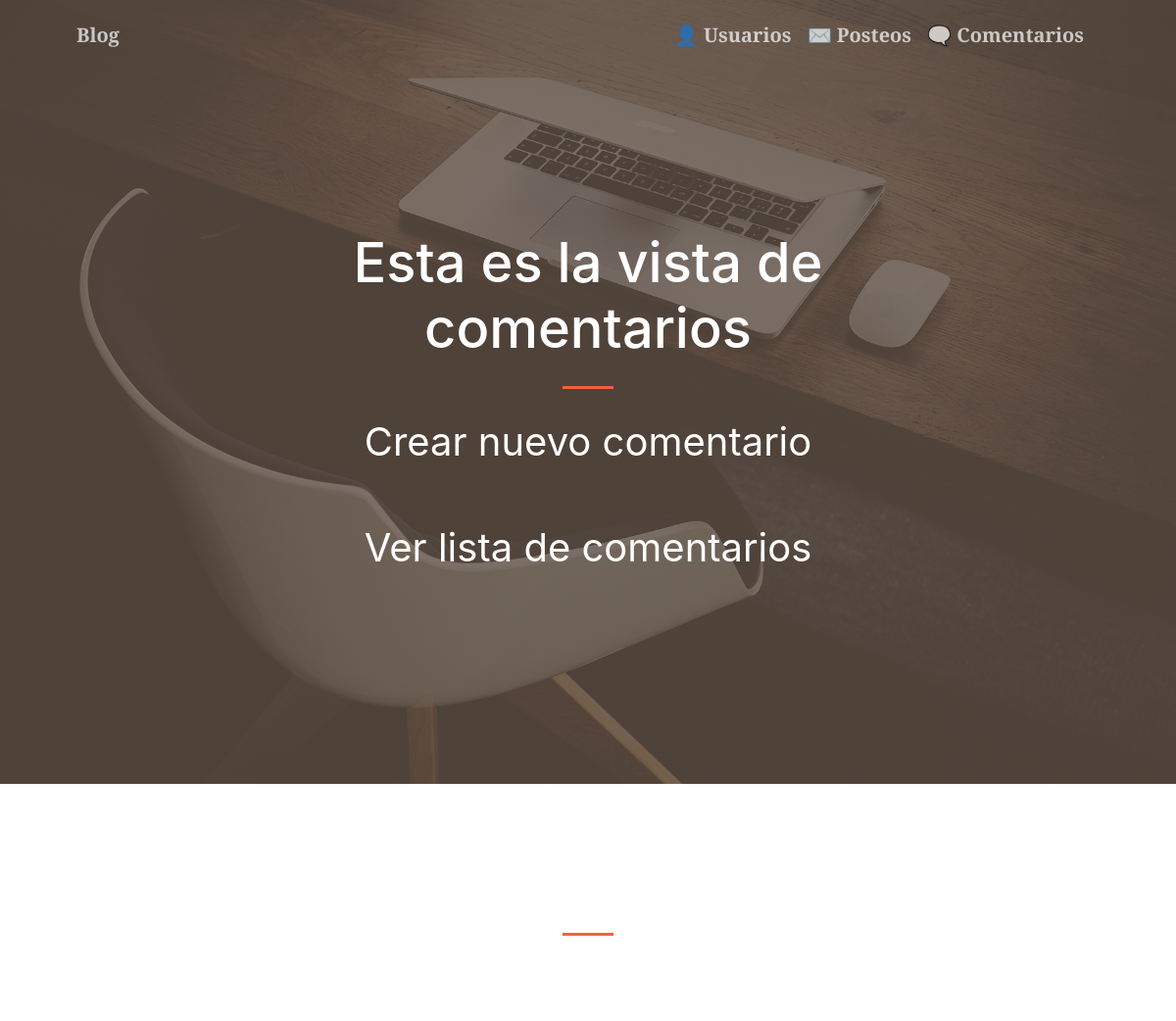
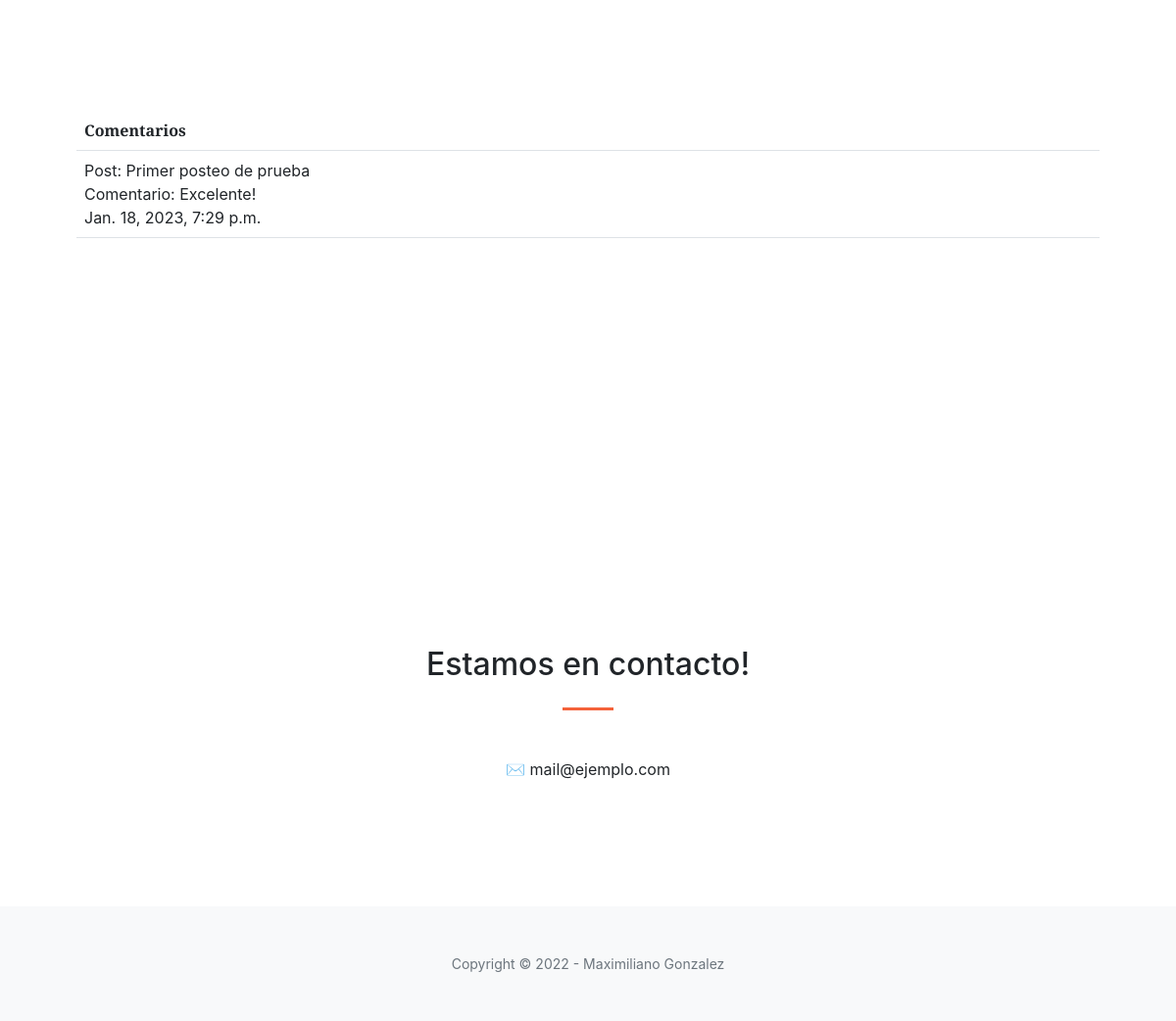
/comentarios/, run on the app's committed database (2 pictures, top to bottom).
### blog_app/models.py (models this page shows)
class Comentario(models.Model):
    texto = models.CharField(max_length=256)
    fecha_publicacion = models.DateTimeField(default=timezone.now)
    post = models.ForeignKey(Post, on_delete=models.CASCADE, default='1')

class Post(models.Model):
    titulo = models.CharField(max_length=64)
    contenido = models.TextField()
    fecha_publicacion = models.DateTimeField(default=timezone.now)
    usuario = models.ForeignKey(Usuario, on_delete=models.CASCADE, default='1')
    def __str__(self):
        return f"{self.titulo}"

### blog_app/views.py (the view)
# urls.py: path("comentarios/", comentarios, name="comentarios"),
def comentarios(request):
    contexto = {'comentarios' : Comentario.objects.all()}
    return render(
        request=request,
        template_name='blog_app/comentarios.html',
        context=contexto,
    )

### blog_app/templates/blog_app/comentarios.html
{% extends "blog_app/base.html" %}
{% block contenido %}
<header class="masthead">
    <div class="container px-4 px-lg-5 h-100">
        <div class="row gx-4 gx-lg-5 h-100 align-items-center justify-content-center text-center">
            <div class="col-lg-8 align-self-end">
                <h1 class="text-white font-weight-bold">Esta es la vista de comentarios</h1>
                <hr class="divider" />
            </div>
            <div class="col-lg-8 align-self-baseline">
                <p class="text-white-75 mb-5"><a href="{% url 'crear_comentario' %}" class="text-white font-weight-bold" style="text-decoration: none; font-size:40px">Crear nuevo comentario</a></p>
                <p class="text-white-75 mb-5"><a href="#comentarios" class="text-white font-weight-bold" style="text-decoration: none; font-size:40px">Ver lista de comentarios</a></p>
            </div>
        </div>
    </div>
</header>
{% endblock contenido %}
{% block posteos %}
<section class="page-section" id="comentarios">
    <table class="table">
        <body>
            <tr>
                <th>Comentarios</th>
            </tr>
                {% for comentario in comentarios %}
                <tr>
                    <td>Post: {{comentario.post}} <br>
                        Comentario: {{comentario.texto}} <br>
                        {{comentario.fecha_publicacion}}
                    </td>
                </tr>
                {% endfor %}
        </body>
    </table>
</section>
{% endblock posteos %}

### data on the page
Comentario: post "Primer posteo de prueba", texto "Excelente!", fecha_publicacion "Jan. 18, 2023, 7:29 p.m."
